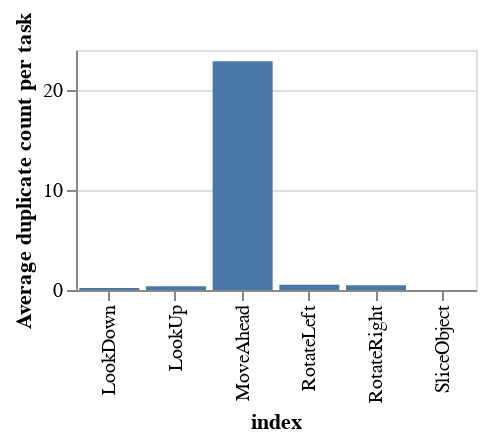

This figure's notebook cell:
### Code cell
import altair

alt.Chart(duplicate_df).mark_bar().encode(
    x='index',
    y='Average duplicate count per task'
).properties(
    width=200,
    height=120
)

### Figure 1 — Vega-Lite specification as saved in the notebook (floating-point values rounded to 4 significant figures)
{"config": {"view": {"continuousWidth": 400, "continuousHeight": 300}}, "data": {"name": "data-5f494fe93add4984fe575a43bbd995b0"}, "mark": "bar", "encoding": {"x": {"type": "nominal", "field": "index"}, "y": {"type": "quantitative", "field": "Average duplicate count per task"}}, "height": 120, "width": 200, "$schema": "https://vega.github.io/schema/vega-lite/v4.8.1.json", "datasets": {"data-5f494fe93add4984fe575a43bbd995b0": [{"index": "MoveAhead", "Average duplicate count per task": 22.87}, {"index": "RotateLeft", "Average duplicate count per task": 0.5155}, {"index": "RotateRight", "Average duplicate count per task": 0.4834}, {"index": "LookUp", "Average duplicate count per task": 0.3747}, {"index": "LookDown", "Average duplicate count per task": 0.1938}, {"index": "SliceObject", "Average duplicate count per task": 0.0009127}]}}
